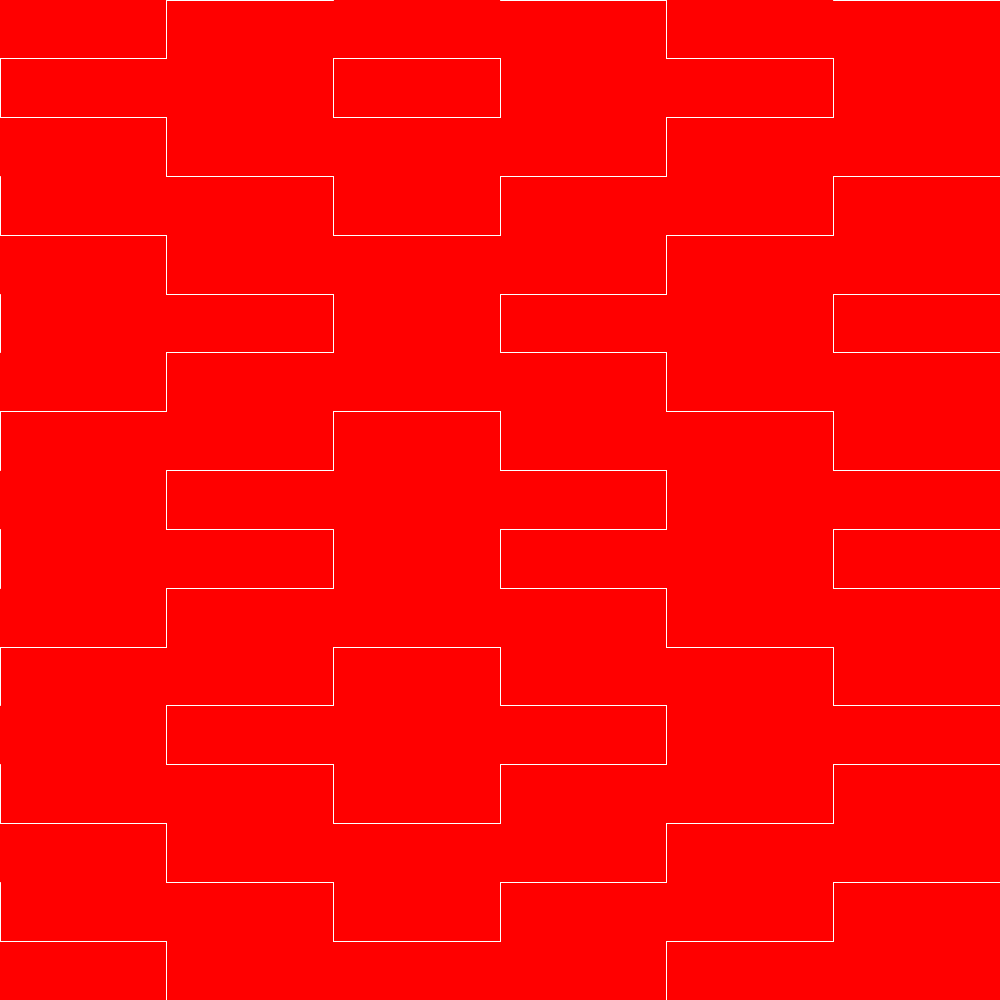
Frame 1 (no input)
Frame 60 (the mouse pressed at the canvas centre just before this capture): identical to frame 1, image omitted
Frame 120 (the mouse held since frame 60 and released just before this capture): identical to frame 1, image omitted

The Processing sketch that drew this single still picture (run headless with seeded random() and noise(); from frame 60 on, the mouse is pressed at the canvas centre):

// Processing sketch: Hitomezashi_Curves
// ── Hitomezashi_Curves.pde
int size = 200;
import java.util.Scanner;
String zeile1 = "Hannes";
String zeile2 = "Leidet an der Uni";

//String zeile1 = "ewedaasde";
//String zeile2 = "sfaldeala";
boolean[][] verticalLines = new boolean[zeile1.length()][zeile2.length()];
boolean[][] horizontalLines = new boolean[zeile2.length()][zeile1.length()];


void setup(){
size(1000, 1000);
verticalLines = makeVLines(vowelBinary(zeile1), vowelBinary(zeile2));
horizontalLines = makeVLines(vowelBinary(zeile2), vowelBinary(zeile1));
}

void draw(){
  background(255, 0, 0);
  stroke(255);
  for(int i = 0; i<zeile1.length(); i++){
    for(int j = 0;j<zeile2.length(); j++){

      if(verticalLines[i][j]){
        line((float)width/(zeile1.length())*i, (float)height/(zeile2.length())*j, (float)width/(zeile1.length())*i, (float)height/(zeile2.length())*(j+1));
      }
      if(horizontalLines[j][i]){
        line((float)width/(zeile1.length())*i,(float) height/(zeile2.length())*j, (float)width/(zeile1.length())*(i+1), (float)height/(zeile2.length())*(j));
      }
      //text("i: "+i+" j: "+j, width/(zeile1.length())*i, height/(zeile2.length())*j);
    }
  }
  //makeCrossesWhite();
  //buttons();
  
  if(newW){
    push();
      rect(200, 200, 600, 600);
      String newOne = "";
      String newTwo = "";
      
    
    pop();
    
  }
}



boolean[][] makeVLines(String in1, String in2){
  boolean[][] out = new boolean[in1.length()][in2.length()];
  
  for(int i = 0; i<in1.length(); i++){
    boolean filled = false;
    if(in1.charAt(i)=='1'){
      filled=true;
    }
    for(int j = 0; j<in2.length(); j++){
      if(filled){
        out[i][j]=true;
      }else{
        out[i][j]=false;
      }
      filled=!filled;
    }
  }
  return out;
}



String randomBinary(int in){
 String out ="";
for( int i = 0; i < in; i++){
  if(random(0,1)<0.5){
    out+="1";
  }else{
    out+="0";
  }
}
return out;
}


String vowelBinary(String in){
 String out ="";
 in=in.toLowerCase();
for( int i = 0; i < in.length(); i++){
  if(in.charAt(i)=='a'||in.charAt(i)=='e'||in.charAt(i)=='i'||in.charAt(i)=='o'||in.charAt(i)=='u'){
    out+="1";
  }else{
    out+="0";
  }
}
return out;
}


void makeCrossesWhite(){
  fill(255);
  for(int i = 0; i<verticalLines.length; i++){
  for(int j = 0; j<verticalLines[0].length; j++){
    try{
      if(!verticalLines[i][j]&&verticalLines[i+1][j]&&verticalLines[i+2][j]&&!verticalLines[i+3][j]){

        if(!horizontalLines[j][i]&&horizontalLines[j+1][i]&&horizontalLines[j+2][i]&&!horizontalLines[j+3][i]){
          
         rect((float)width/verticalLines.length*(i+1),(float) height/verticalLines[0].length*j, width/verticalLines.length, height/verticalLines.length);
         rect((float)width/verticalLines.length*(i), (float)height/verticalLines[0].length*(j+1), width/verticalLines.length, height/verticalLines.length);
         rect((float)width/verticalLines.length*(i+1), (float)height/verticalLines[0].length*(j+1), width/verticalLines.length, height/verticalLines.length);
         rect((float)width/verticalLines.length*(i+2), (float)height/verticalLines[0].length*(j+1), width/verticalLines.length, height/verticalLines.length);
         rect((float)width/verticalLines.length*(i+1),(float) height/verticalLines[0].length*(j+2), width/verticalLines.length, height/verticalLines.length);

        }
      }
    }catch(Exception e){}
  }
  }
}




void printArray(boolean[][] in){
  for(int i = 0; i<in.length; i++){
    for(int j = 0; j<in[0].length; j++){
      print(in[i][j]+", ");
    }
    println("");
  }
  
 
}


void buttons(){
push();
  fill(255);
rect(width-100, 0, 100, 50);
fill(0);
text("enter new text", width-90, 40);
pop();
}

boolean newW = false;

void mouseClicked(){
  if( mouseX>width-100&&mouseY<50){
    newW=true;
  }
}
String saved ="";
String typing="";


void keyPressed() {
  if(newW){
  if (key == '\n' ) {
    saved = typing;
    typing = ""; 
    } else {
      typing = typing + key; 
    }
  }
}
